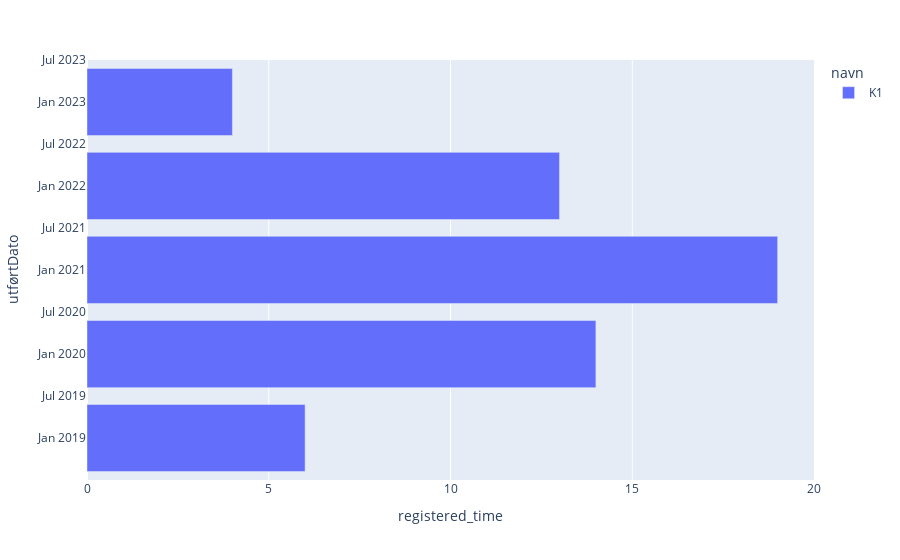

The notebook cell this image was saved under:
### Code cell
fig = px.bar(df_maintenance_mach_month[df_maintenance_mach_month["navn"]=="K1"],x="registered_time",color="navn",orientation="h")
fig.show()

### Figure 1 — Plotly figure (JSON) as saved in the notebook; plotly's stock layout.template omitted (floating-point values rounded to 4 significant figures)
{"data": [{"alignmentgroup": "True", "hovertemplate": "navn=K1<br>registered_time=%{x}<br>utførtDato=%{y}<extra></extra>", "legendgroup": "K1", "marker": {"color": "#636efa", "pattern": {"shape": ""}}, "name": "K1", "offsetgroup": "K1", "orientation": "h", "showlegend": true, "textposition": "auto", "type": "bar", "x": [6, 14, 19, 13, 4], "xaxis": "x", "y": ["2018-12-31T00:00:00", "2019-12-31T00:00:00", "2020-12-31T00:00:00", "2021-12-31T00:00:00", "2022-12-31T00:00:00"], "yaxis": "y"}], "layout": {"barmode": "relative", "legend": {"title": {"text": "navn"}, "tracegroupgap": 0}, "margin": {"t": 60}, "xaxis": {"anchor": "y", "domain": [0, 1], "title": {"text": "registered_time"}}, "yaxis": {"anchor": "x", "domain": [0, 1], "title": {"text": "utførtDato"}}}}
